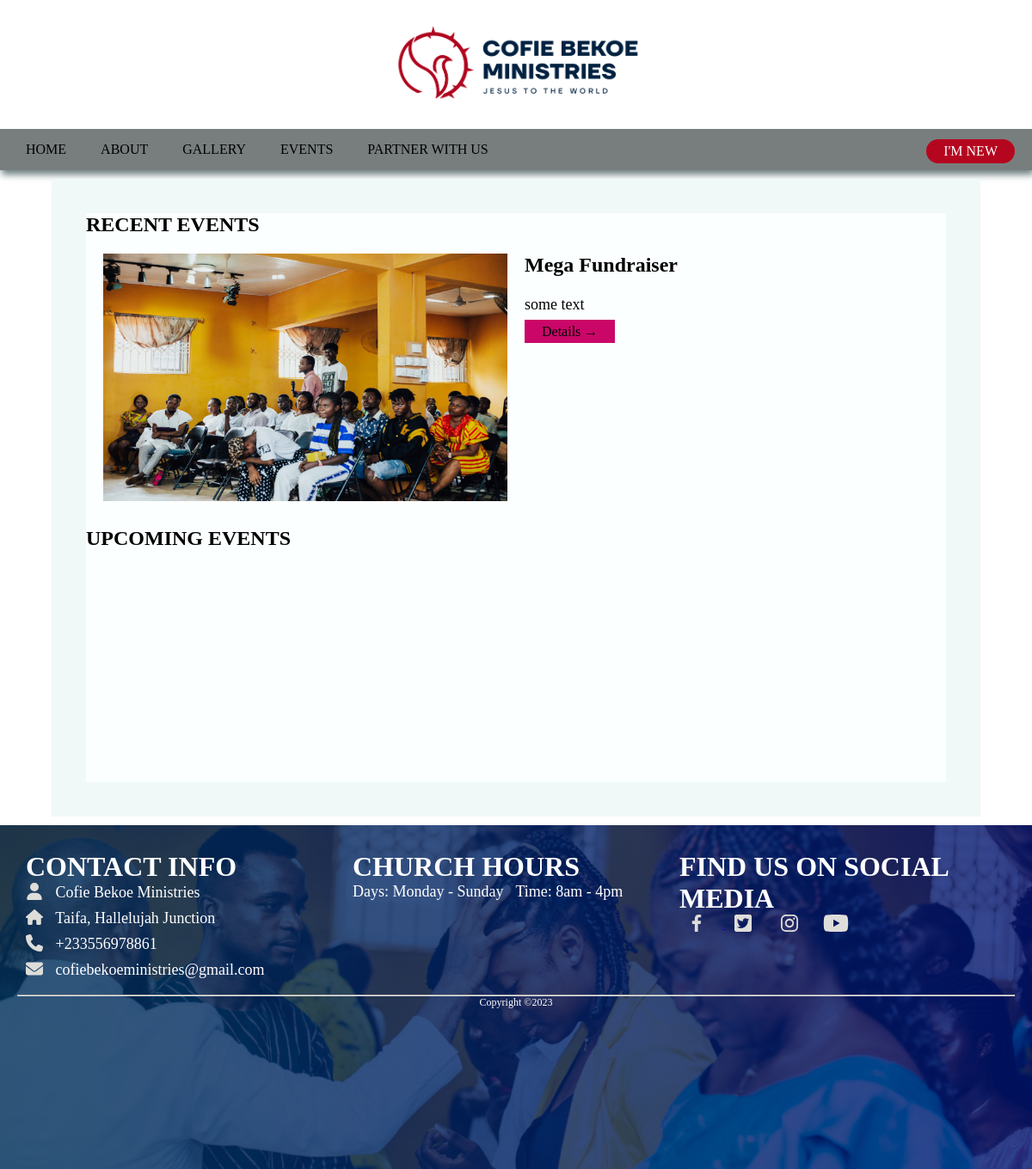
The page /church/events on the database as committed earlier.
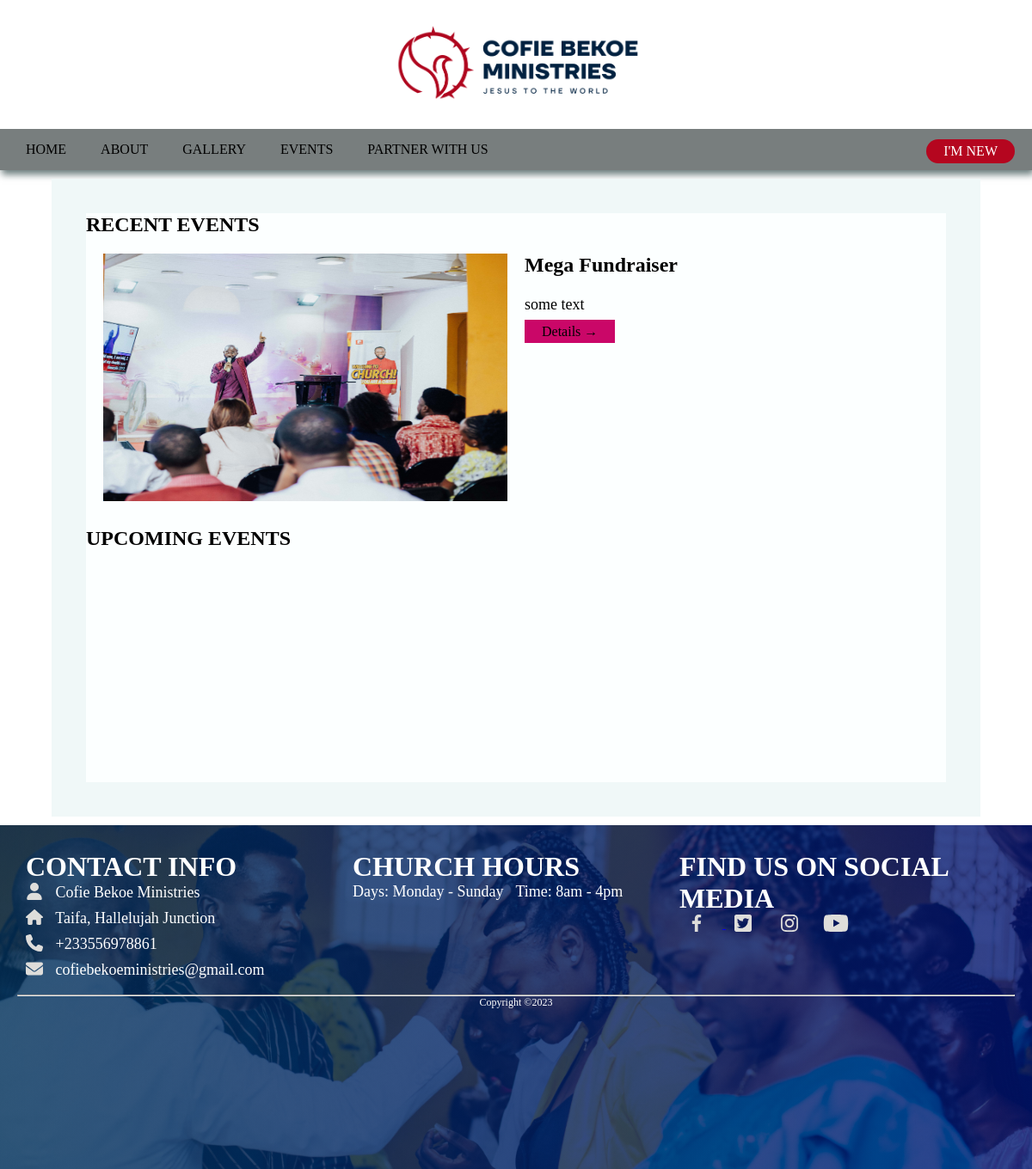
The same page on the database as committed later.
### churchweb/models.py (models this page shows, shortened)
class RecentEvents(models.Model):
    event = models.ForeignKey(Events, on_delete=models.CASCADE)
    event_details = models.TextField()
    image = models.ImageField(upload_to = "img")
    date = models.DateTimeField(auto_now_add=True)
    class Meta:
        verbose_name = _("Recent Event")
        verbose_name_plural = _("Recent Events")

class Events(models.Model):
    STATUS_CHOICE = (
        ("normal", "N"),
        ("major", "M")
    )
    name = models.CharField(max_length=256)
    event_type=models.CharField(choices=STATUS_CHOICE, max_length=120, default="N")
    event_date = models.DateField()
    rsvp = models.ForeignKey(RSVP, on_delete=models.RESTRICT)
    event_poster = models.ImageField(upload_to = "img")
    time = models.TimeField(blank=True, null=True)
    from_time = models.TimeField(blank=True, null=True)
    to_time = models.TimeField(blank=True, null=True)
    venue = models.CharField(max_length=256)
    status = models.BooleanField(default=False)
    class Meta:
        verbose_name = _("Event")
        verbose_name_plural = _("Events")

### churchweb/views.py (the view)
# urls.py: path('church/events', events, name = 'events' ),
def events(request):
    rsvp = RSVP.objects.all()
    events_ = Events.objects.filter(status=False).order_by("-event_date")
    recents = RecentEvents.objects.all().order_by("-date")[:2]
    context = {
        'events': events_,
        "recents":recents,
    }
    return render(request, 'events.html', context)

### templates/events.html (shortened to what this page needs)
{% extends 'index.html' %}
{% load static %}
    {% block content %}
    <link rel="stylesheet" href="{% static 'css/events.css' %}">
        <main class="events-section" id="main-body">
            <section class="events">
                <h1>RECENT EVENTS</h1>
                <div class="recent-events-session">
                    {% for event_ in recents %}
                    {% if event_ %}
                    <div class="recent-events-one">
                        <img class="fade-in" src="{{event_.image.url}}" alt="event image left">
                        <div class="option-two fade-in">
                            <h1>{{event_.event.name}}</h1>
                            <p>{{event_.event_details | truncatewords:60}}</p>
                            <a href="#">Details &rarr;</a>
                        </div>
                    </div>
                    {% endif %}
                    {% endfor %}
                </div>
                <h1>UPCOMING EVENTS</h1>
                <div class="upcoming-events">
                </div>
            </section>
        </main>
    {% endblock content %}

Rows that differ between the two databases and show on the page:
changed RecentEvents "some text": image: a different picture
